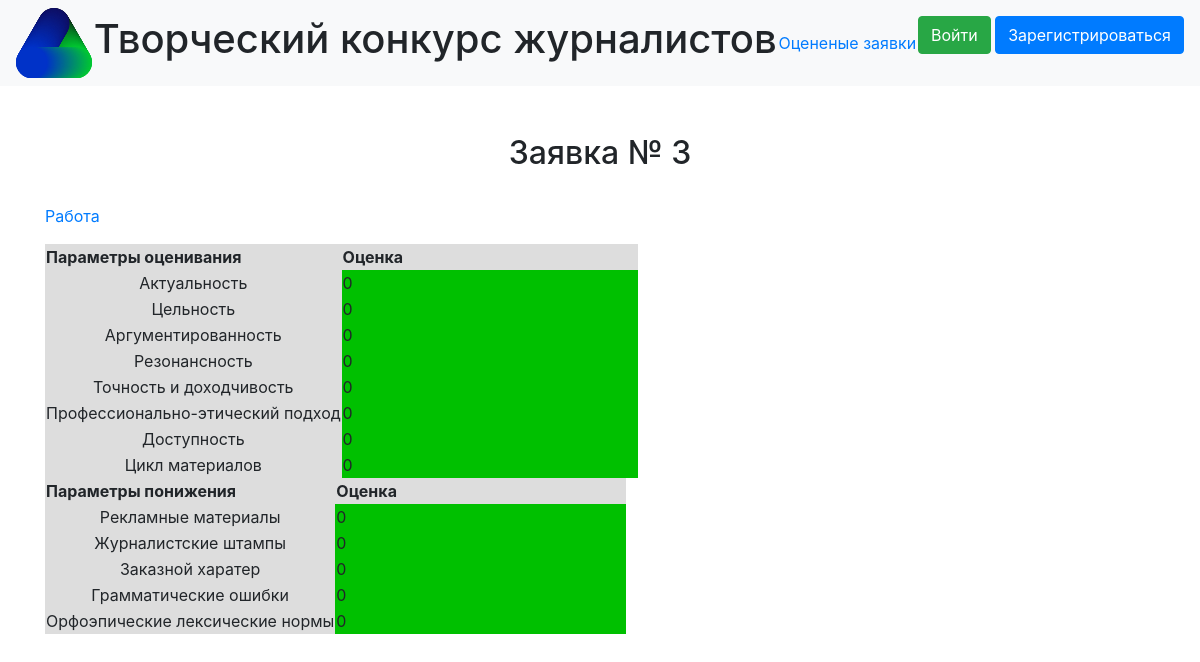
/proposals/view/3, run on the app's committed database.
### data/proposals.py (models this page shows, shortened)
class Proposal(SqlAlchemyBase, UserMixin, SerializerMixin):
    __tablename__ = 'proposal'
    id = sqlalchemy.Column(sqlalchemy.Integer,
                           primary_key=True, autoincrement=True)
    type = sqlalchemy.Column(sqlalchemy.String, nullable=True)
    file = sqlalchemy.Column(sqlalchemy.String, nullable=True)
    evaluation = sqlalchemy.Column(sqlalchemy.String, nullable=True)
    lowering_criteria = sqlalchemy.Column(sqlalchemy.String, nullable=True)
    status = sqlalchemy.Column(sqlalchemy.String, nullable=True)
    likes = sqlalchemy.Column(sqlalchemy.Integer, nullable=True)
    user_data = sqlalchemy.Column(sqlalchemy.String, nullable=True)
    @property
    def evaluation_dict(self):
        return json.loads(self.evaluation)
    @property
    def lowering_criteria_dict(self):
        return json.loads(self.lowering_criteria)

### main.py (the view)
@app.route('/proposals/view/<int:proposal_id>', methods=['GET', 'POST'])
def view_proposal(proposal_id):
    proposal = get_proposal(proposal_id)
    return render_template('view_proposal.html',proposal=proposal)

### data/db_session.py (called while the page is built)
def create_session() -> Session:
    global __factory
    return __factory()

### main.py (called while the page is built)
def get_proposal(proposal_id):
    db_sess = db_session.create_session()
    curr_proposal = db_sess.query(Proposal).filter(Proposal.id == proposal_id).first()
    return curr_proposal

### templates/view_proposal.html (shortened to what this page needs)
{% extends "base.html" %}
{% block content %}
{% set STATUSES  = {"waiting_verification": "Требует оценки", "verified": "Оценена", "aborted":  "Отклонена"} %}
<br>
<br>
<h2 align="center">Заявка № {{proposal.id}}</h2>
<br>
<p>  <a href="{{proposal.file}}"> Работа</a></p>
{% if proposal.type == "text" %}
<div class="table_container">
    <table class="my_table">
        <tr class="my_column">
            <th class="title" width="50%" bgcolor="#dddddd" align="center">Параметры оценивания</th>
            <th class="title" width="50%" bgcolor="#dddddd" align="center">Оценка</th>
        </tr>
        <tr class="my_column">
            <td class="title" width="50%" bgcolor="#dddddd" align="center">Актуальность</td>
            <td class="ordinary" bgcolor ={{color}} style="color:{{text_color}}">{{ proposal.evaluation_dict['relevance'] }}</td>
        </tr>
        <tr class="my_column">
            <td class="title" width="50%" bgcolor="#dddddd" align="center">Цельность</td>
            <td class="ordinary" bgcolor ={{color}} style="color:{{text_color}}">{{ proposal.evaluation_dict['integrity'] }}</td>
        </tr>
        <tr class="my_column">
            <td class="title" width="50%" bgcolor="#dddddd" align="center">Аргументированность</td>
            <td class="ordinary" bgcolor ={{color}} style="color:{{text_color}}">{{ proposal.evaluation_dict['validity'] }}</td>
        </tr>
        <tr class="my_column">
            <td class="title" width="50%" bgcolor="#dddddd" align="center">Резонансность</td>
            <td class="ordinary" bgcolor ={{color}} style="color:{{text_color}}">{{ proposal.evaluation_dict['resonance'] }}</td>
        </tr>
        <tr class="my_column">
            <td class="title" width="50%" bgcolor="#dddddd" align="center">Точность и доходчивость</td>
            <td class="ordinary" bgcolor ={{color}} style="color:{{text_color}}">{{ proposal.evaluation_dict['accuracy'] }}</td>
        </tr>
        <tr class="my_column">
            <td class="title" width="50%" bgcolor="#dddddd" align="center">Профессионально-этический подход</td>
            <td class="ordinary" bgcolor ={{color}} style="color:{{text_color}}">{{ proposal.evaluation_dict['ethnicity'] }}</td>
        </tr>
        <tr class="my_column">
            <td class="title" width="50%" bgcolor="#dddddd" align="center">Доступность</td>
            <td class="ordinary" bgcolor ={{color}} style="color:{{text_color}}">{{ proposal.evaluation_dict['availability'] }}</td>
        </tr>
        <tr class="my_column">
            <td class="title" width="50%" bgcolor="#dddddd" align="center">Цикл материалов</td>
            <td class="ordinary" bgcolor ={{color}} style="color:{{text_color}}">{{ proposal.evaluation_dict['materials cycle'] }}</td>
        </tr>
    </table>
{% endif %}
<div class="table_container">
    <table class="my_table">
        <tr class="my_column">
            <th class="title" width="50%" bgcolor="#dddddd" align="center">Параметры понижения</th>
            <th class="title" width="50%" bgcolor="#dddddd" align="center">Оценка</th>
        </tr>
        <tr class="my_column">
            <td class="title" width="50%" bgcolor="#dddddd" align="center">Рекламные материалы</td>
            <td class="ordinary" bgcolor ={{color}} style="color:{{text_color}}">{{ proposal.lowering_criteria_dict['promotional materials'] }}</td>
        </tr>
        <tr class="my_column">
            <td class="title" width="50%" bgcolor="#dddddd" align="center">Журналистские штампы</td>
            <td class="ordinary" bgcolor ={{color}} style="color:{{text_color}}">{{ proposal.lowering_criteria_dict['journalistic stamps'] }}</td>
        </tr>
        <tr class="my_column">
            <td class="title" width="50%" bgcolor="#dddddd" align="center">Заказной харатер</td>
            <td class="ordinary" bgcolor ={{color}} style="color:{{text_color}}">{{ proposal.lowering_criteria_dict['сustom_nature'] }}</td>
        </tr>
        <tr class="my_column">
            <td class="title" width="50%" bgcolor="#dddddd" align="center">Грамматические ошибки</td>
            <td class="ordinary" bgcolor ={{color}} style="color:{{text_color}}">{{ proposal.lowering_criteria_dict['grammatical_errors'] }}</td>
        </tr>
        <tr class="my_column">
            <td class="title" width="50%" bgcolor="#dddddd" align="center">Орфоэпические лексические нормы</td>
            <td class="ordinary" bgcolor ={{color}} style="color:{{text_color}}">{{ proposal.lowering_criteria_dict['orthoepic_norms'] }}</td>
        </tr>
    </table>
</div>
{% endblock %}

### templates/base.html (shortened to what this page needs)
<!DOCTYPE html>
<html lang="en">
<head>
    <link rel="stylesheet" href="../static/css/bootstrap.min.css">
    <link rel="stylesheet" type="text/css" href="../static/css/style.css" />
</head>
  <body>
    <header>
      <nav class="navbar navbar-light bg-light">
          <img src="/static/favicon.svg" height = "70px">
          <h1>Творческий конкурс журналистов </h1>
          <a class="nav-brand" href="/proposals"> Оцененые заявки</a>
          {% if current_user.is_authenticated %}
          <div class="nav-item dropdown">
          <a class="nav-brand dropdown-toggle" href="#" id="navbarDropdownMenuLink" role="button"
             data-toggle="dropdown" aria-haspopup="true" aria-expanded="false"> Сообщения </a>
                <div class="dropdown-menu" aria-labelledby="navbarDropdownMenuLink">
                    <a class="dropdown-item" href="/calls">Список сообщений</a>
                    <a class="dropdown-item" href="/add_call">Новое сообщение</a>
                </div>
          </div>
          <a class="navbar-link" href="/users/{{current_user.id}}">{{current_user.name}} {{current_user.surname}}</a>
          <a class="navbar-link" href="/logout">Выход</a>
          {% else %}
            <p>
                <a class="btn btn-success" href="/login">Войти</a>
                <a class="btn btn-primary " href="/register">Зарегистрироваться</a>
            </p>
          {% endif %}
      </nav>
    </header>
    <main role="main" class="container">
        {% block content %}
        {% endblock %}
    </main>
  </body>
</html>

### data on the page
Proposal: id "3", evaluation_dict.relevance "0", evaluation_dict.integrity "0", evaluation_dict.validity "0", evaluation_dict.resonance "0", evaluation_dict.accuracy "0", evaluation_dict.ethnicity "0", evaluation_dict.availability "0", evaluation "0", lowering_criteria "0", lowering_criteria_dict.сustom_nature "0", lowering_criteria_dict.grammatical_errors "0", lowering_criteria_dict.orthoepic_norms "0"
